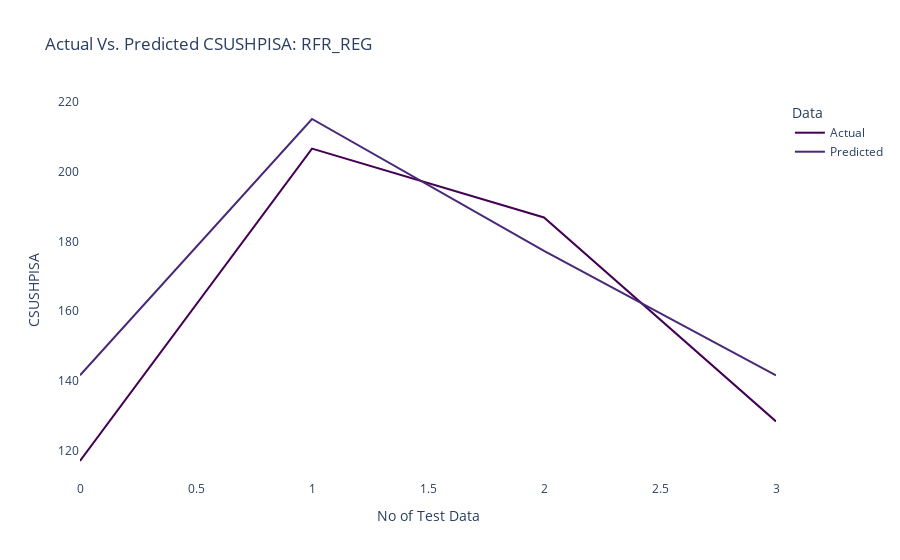

Write notebook code for a chart like this one.
### Code cell
import numpy as np
import pandas as pd
import plotly.express as px

# Assuming y_test and y_pred_tree are your actual and predicted data respectively

# Create a DataFrame with the data
data = pd.DataFrame({'Actual': np.array(y_test), 'Predicted': np.array(y_pred_tree)})

# Create a line plot using Plotly Express with Viridis color palette
fig = px.line(data,
              title='Actual Vs. Predicted CSUSHPISA: RFR_REG',
              labels={'index': 'No of Test Data', 'value': 'CSUSHPISA'},
              color_discrete_sequence=px.colors.sequential.Viridis)  # Choose Viridis color palette

# Update layout for better presentation
fig.update_layout(
    xaxis_title='No of Test Data',  # X-axis label
    yaxis_title='CSUSHPISA',  # Y-axis label
    legend_title='Data',  # Legend title
    plot_bgcolor='white',  # Plot background color
    paper_bgcolor='white',  # Paper background color
)

fig.show()

### Figure 1 — Plotly figure (JSON) as saved in the notebook; plotly's stock layout.template omitted (floating-point values rounded to 4 significant figures)
{"data": [{"hovertemplate": "variable=Actual<br>No of Test Data=%{x}<br>CSUSHPISA=%{y}<extra></extra>", "legendgroup": "Actual", "line": {"color": "#440154", "dash": "solid"}, "marker": {"symbol": "circle"}, "mode": "lines", "name": "Actual", "orientation": "v", "showlegend": true, "type": "scatter", "x": [0, 1, 2, 3], "xaxis": "x", "y": [117.1, 206.5, 186.8, 128.5], "yaxis": "y"}, {"hovertemplate": "variable=Predicted<br>No of Test Data=%{x}<br>CSUSHPISA=%{y}<extra></extra>", "legendgroup": "Predicted", "line": {"color": "#482878", "dash": "solid"}, "marker": {"symbol": "circle"}, "mode": "lines", "name": "Predicted", "orientation": "v", "showlegend": true, "type": "scatter", "x": [0, 1, 2, 3], "xaxis": "x", "y": [141.6, 215.0, 177.3, 141.6], "yaxis": "y"}], "layout": {"legend": {"title": {"text": "Data"}, "tracegroupgap": 0}, "paper_bgcolor": "white", "plot_bgcolor": "white", "title": {"text": "Actual Vs. Predicted CSUSHPISA: RFR_REG"}, "xaxis": {"anchor": "y", "domain": [0, 1], "title": {"text": "No of Test Data"}}, "yaxis": {"anchor": "x", "domain": [0, 1], "title": {"text": "CSUSHPISA"}}}}
